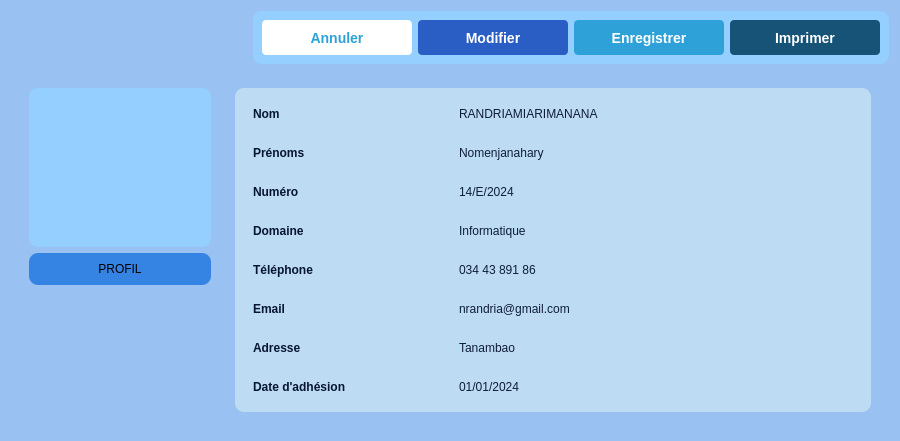
                     <widget class="QFrame" name="aboutMember">
                      <property name="minimumSize">
                       <size>
                        <width>900</width>
                        <height>0</height>
                       </size>
                      </property>
                      <property name="maximumSize">
                       <size>
                        <width>16777215</width>
                        <height>450</height>
                       </size>
                      </property>
                      <property name="styleSheet">
                       <string notr="true">background-color: rgb(153, 193, 241);
border-radius : 9px;</string>
                      </property>
                      <property name="frameShape">
                       <enum>QFrame::StyledPanel</enum>
                      </property>
                      <property name="frameShadow">
                       <enum>QFrame::Raised</enum>
                      </property>
                      <layout class="QVBoxLayout" name="verticalLayout_23">
                       <item alignment="Qt::AlignRight|Qt::AlignTop">
                        <widget class="QFrame" name="menuMember">
                         <property name="minimumSize">
                          <size>
                           <width>0</width>
                           <height>50</height>
                          </size>
                         </property>
                         <property name="styleSheet">
                          <string notr="true">background-color : #94cfff;</string>
                         </property>
                         <property name="frameShape">
                          <enum>QFrame::StyledPanel</enum>
                         </property>
                         <property name="frameShadow">
                          <enum>QFrame::Raised</enum>
                         </property>
                         <layout class="QHBoxLayout" name="horizontalLayout_47">
                          <item>
                           <widget class="QPushButton" name="btnCancelAction">
                            <property name="styleSheet">
                             <string notr="true">#btnCancelAction{
	font-size: 14px;
     transition: ease-in all 0.5s;
     background-color: #fff;
     color: #2ea2d8;
     max-width: 270px;
     width: 150px;
     display: block;
     height: 35px;
     float: right;
     line-height: 48px;
     border-radius: 4px;
	font-weight : bold;
}
#btnCancelAction:hover{
	background-color: #e4f0fa;
}</string>
                            </property>
                            <property name="text">
                             <string>Annuler</string>
                            </property>
                            <property name="icon">
                             <iconset resource="icons.qrc">
                              <normaloff>:/iconsB/x.svg</normaloff>:/iconsB/x.svg</iconset>
                            </property>
                           </widget>
                          </item>
                          <item>
                           <widget class="QPushButton" name="btnModify">
                            <property name="styleSheet">
                             <string notr="true">#btnModify{
	font-size: 14px;
     transition: ease-in all 0.5s;
     background-color: #2b5ec5;
     color: #fff;
     max-width: 270px;
     width: 150px;
     display: block;
     height: 35px;
     float: right;
     line-height: 48px;
     border-radius: 4px;
	font-weight : bold;
}
#btnModify:hover{
	background-color: #0b72a5;
}</string>
                            </property>
                            <property name="text">
                             <string>Modifier</string>
                            </property>
                            <property name="icon">
                             <iconset resource="icons.qrc">
                              <normaloff>:/iconWhite/edit.svg</normaloff>:/iconWhite/edit.svg</iconset>
                            </property>
                            <property name="iconSize">
                             <size>
                              <width>20</width>
                              <height>20</height>
                             </size>
                            </property>
                           </widget>
                          </item>
                          <item>
                           <widget class="QPushButton" name="btnSaveMember">
                            <property name="styleSheet">
                             <string notr="true">#btnSaveMember{
	font-size: 14px;
     transition: ease-in all 0.5s;
     background-color: #2ea2d8;
     color: #fff;
     max-width: 270px;
     width: 150px;
     display: block;
     height: 35px;
     float: right;
     line-height: 48px;
     border-radius: 4px;
	font-weight : bold;
}
#btnSaveMember:hover{
	background-color: #0b72a5;
}</string>
                            </property>
                            <property name="text">
                             <string>Enregistrer</string>
                            </property>
                            <property name="icon">
                             <iconset resource="icons.qrc">
                              <normaloff>:/iconWhite/save.svg</normaloff>:/iconWhite/save.svg</iconset>
                            </property>
                            <property name="iconSize">
                             <size>
                              <width>20</width>
                              <height>20</height>
                             </size>
                            </property>
                           </widget>
                          </item>
                          <item>
                           <widget class="QPushButton" name="btnPrint">
                            <property name="styleSheet">
                             <string notr="true">#btnPrint{
	font-size: 14px;
     transition: ease-in all 0.5s;
     background-color: #165377;
     color: #fff;
     max-width: 270px;
     width: 150px;
     display: block;
     height: 35px;
     float: right;
     line-height: 48px;
     border-radius: 4px;
	font-weight : bold;
}
#btnPrint:hover{
	background-color: #0b72a5;
}</string>
                            </property>
                            <property name="text">
                             <string>Imprimer</string>
                            </property>
                            <property name="icon">
                             <iconset>
                              <normalon>:/iconWhite/printer.svg</normalon>
                             </iconset>
                            </property>
                            <property name="iconSize">
                             <size>
                              <width>20</width>
                              <height>20</height>
                             </size>
                            </property>
                           </widget>
                          </item>
                         </layout>
                        </widget>
                       </item>
                       <item>
                        <widget class="QWidget" name="aboutMemberContainer" native="true">
                         <property name="minimumSize">
                          <size>
                           <width>0</width>
                           <height>360</height>
                          </size>
                         </property>
                         <layout class="QHBoxLayout" name="horizontalLayout_36">
                          <item>
                           <widget class="QFrame" name="profilMember">
                            <property name="maximumSize">
                             <size>
                              <width>200</width>
                              <height>16777215</height>
                             </size>
                            </property>
                            <property name="frameShape">
                             <enum>QFrame::StyledPanel</enum>
                            </property>
                            <property name="frameShadow">
                             <enum>QFrame::Raised</enum>
                            </property>
                            <layout class="QVBoxLayout" name="verticalLayout_26">
                             <item>
                              <widget class="QFrame" name="frame_21">
                               <property name="styleSheet">
                                <string notr="true">background-color: #94cfff;</string>
                               </property>
                               <property name="frameShape">
                                <enum>QFrame::StyledPanel</enum>
                               </property>
                               <property name="frameShadow">
                                <enum>QFrame::Raised</enum>
                               </property>
                               <widget class="QPushButton" name="pushButton_15">
                                <property name="geometry">
                                 <rect>
                                  <x>43</x>
                                  <y>20</y>
                                  <width>91</width>
                                  <height>121</height>
                                 </rect>
                                </property>
                                <property name="styleSheet">
                                 <string notr="true">border-radius : 50%;</string>
                                </property>
                                <property name="text">
                                 <string/>
                                </property>
                                <property name="icon">
                                 <iconset resource="icons.qrc">
                                  <normaloff>:/icons/user.svg</normaloff>:/icons/user.svg</iconset>
                                </property>
                                <property name="iconSize">
                                 <size>
                                  <width>100</width>
                                  <height>100</height>
                                 </size>
                                </property>
                               </widget>
                              </widget>
                             </item>
                             <item alignment="Qt::AlignTop">
                              <widget class="QFrame" name="frame_22">
                               <property name="styleSheet">
                                <string notr="true">background-color: rgb(53, 132, 228);</string>
                               </property>
                               <property name="frameShape">
                                <enum>QFrame::StyledPanel</enum>
                               </property>
                               <property name="frameShadow">
                                <enum>QFrame::Raised</enum>
                               </property>
                               <layout class="QHBoxLayout" name="horizontalLayout_46">
                                <item>
                                 <widget class="QPushButton" name="pushButton_17">
                                  <property name="text">
                                   <string>PROFIL</string>
                                  </property>
                                 </widget>
                                </item>
                               </layout>
                              </widget>
                             </item>
                            </layout>
                           </widget>
                          </item>
                          <item>
                           <widget class="QFrame" name="detailMember">
                            <property name="frameShape">
                             <enum>QFrame::StyledPanel</enum>
                            </property>
                            <property name="frameShadow">
                             <enum>QFrame::Raised</enum>
                            </property>
                            <layout class="QHBoxLayout" name="horizontalLayout_37">
                             <property name="rightMargin">
                              <number>9</number>
                             </property>
                             <item>
                              <widget class="QFrame" name="frame_23">
                               <property name="maximumSize">
                                <size>
                                 <width>16777215</width>
                                 <height>16777215</height>
                                </size>
                               </property>
                               <property name="styleSheet">
                                <string notr="true">background-color: #bddbf3;</string>
                               </property>
                               <property name="frameShape">
                                <enum>QFrame::StyledPanel</enum>
                               </property>
                               <property name="frameShadow">
                                <enum>QFrame::Raised</enum>
                               </property>
                               <layout class="QVBoxLayout" name="verticalLayout_27">
                                <item>
                                 <widget class="QFrame" name="frame_24">
                                  <property name="frameShape">
                                   <enum>QFrame::StyledPanel</enum>
                                  </property>
                                  <property name="frameShadow">
                                   <enum>QFrame::Raised</enum>
                                  </property>
                                  <layout class="QHBoxLayout" name="horizontalLayout_38">
                                   <item>
                                    <widget class="QLabel" name="label_24">
                                     <property name="maximumSize">
                                      <size>
                                       <width>200</width>
                                       <height>16777215</height>
                                      </size>
                                     </property>
                                     <property name="styleSheet">
                                      <string notr="true">color: #071533;
font-weight : bold;</string>
                                     </property>
                                     <property name="text">
                                      <string>Nom</string>
                                     </property>
                                    </widget>
                                   </item>
                                   <item>
                                    <widget class="QLabel" name="labelNom">
                                     <property name="styleSheet">
                                      <string notr="true">color : #0f1d3a;</string>
                                     </property>
                                     <property name="text">
                                      <string>RANDRIAMIARIMANANA</string>
                                     </property>
                                    </widget>
                                   </item>
                                  </layout>
                                 </widget>
                                </item>
                                <item>
                                 <widget class="QFrame" name="frame_25">
                                  <property name="frameShape">
                                   <enum>QFrame::StyledPanel</enum>
                                  </property>
                                  <property name="frameShadow">
                                   <enum>QFrame::Raised</enum>
                                  </property>
                                  <layout class="QHBoxLayout" name="horizontalLayout_39">
                                   <item>
                                    <widget class="QLabel" name="label_25">
                                     <property name="maximumSize">
                                      <size>
                                       <width>200</width>
                                       <height>16777215</height>
                                      </size>
                                     </property>
                                     <property name="styleSheet">
                                      <string notr="true">color: #071533;
font-weight : bold;</string>
                                     </property>
                                     <property name="text">
                                      <string>Prénoms</string>
                                     </property>
                                    </widget>
                                   </item>
                                   <item>
                                    <widget class="QLabel" name="labelPrenom">
                                     <property name="styleSheet">
                                      <string notr="true">color : #0f1d3a;</string>
                                     </property>
                                     <property name="text">
                                      <string>Nomenjanahary</string>
                                     </property>
                                    </widget>
                                   </item>
                                  </layout>
                                 </widget>
                                </item>
                                <item>
                                 <widget class="QFrame" name="frame_26">
                                  <property name="frameShape">
                                   <enum>QFrame::StyledPanel</enum>
                                  </property>
                                  <property name="frameShadow">
                                   <enum>QFrame::Raised</enum>
                                  </property>
                                  <layout class="QHBoxLayout" name="horizontalLayout_40">
                                   <item>
                                    <widget class="QLabel" name="label_26">
                                     <property name="maximumSize">
                                      <size>
                                       <width>200</width>
                                       <height>16777215</height>
                                      </size>
                                     </property>
                                     <property name="styleSheet">
                                      <string notr="true">color: #071533;
font-weight : bold;</string>
                                     </property>
                                     <property name="text">
                                      <string>Numéro</string>
                                     </property>
                                    </widget>
                                   </item>
                                   <item>
                                    <widget class="QLabel" name="labelNum">
                                     <property name="styleSheet">
                                      <string notr="true">color : #0f1d3a;</string>
                                     </property>
                                     <property name="text">
                                      <string>14/E/2024</string>
                                     </property>
                                    </widget>
                                   </item>
                                  </layout>
                                 </widget>
                                </item>
                                <item>
                                 <widget class="QFrame" name="frame_27">
                                  <property name="styleSheet">
                                   <string notr="true"/>
                                  </property>
                                  <property name="frameShape">
                                   <enum>QFrame::StyledPanel</enum>
                                  </property>
                                  <property name="frameShadow">
                                   <enum>QFrame::Raised</enum>
                                  </property>
                                  <layout class="QHBoxLayout" name="horizontalLayout_41">
                                   <item>
                                    <widget class="QLabel" name="label_29">
                                     <property name="maximumSize">
                                      <size>
                                       <width>200</width>
                                       <height>16777215</height>
                                      </size>
                                     </property>
                                     <property name="styleSheet">
                                      <string notr="true">color: #071533;
font-weight : bold;</string>
                                     </property>
                                     <property name="text">
                                      <string>Domaine</string>
                                     </property>
                                    </widget>
                                   </item>
                                   <item>
                                    <widget class="QLabel" name="labelDomaine">
                                     <property name="styleSheet">
                                      <string notr="true">color : #0f1d3a;</string>
                                     </property>
                                     <property name="text">
                                      <string>Informatique</string>
                                     </property>
                                    </widget>
                                   </item>
                                  </layout>
                                 </widget>
                                </item>
                                <item>
                                 <widget class="QFrame" name="frame_28">
                                  <property name="frameShape">
                                   <enum>QFrame::StyledPanel</enum>
                                  </property>
                                  <property name="frameShadow">
                                   <enum>QFrame::Raised</enum>
                                  </property>
                                  <layout class="QHBoxLayout" name="horizontalLayout_42">
                                   <item>
                                    <widget class="QLabel" name="label_27">
                                     <property name="maximumSize">
                                      <size>
                                       <width>200</width>
                                       <height>16777215</height>
                                      </size>
                                     </property>
                                     <property name="styleSheet">
                                      <string notr="true">color: #071533;
font-weight : bold;</string>
                                     </property>
                                     <property name="text">
                                      <string>Téléphone</string>
                                     </property>
                                    </widget>
                                   </item>
                                   <item>
                                    <widget class="QLabel" name="labelTel">
                                     <property name="styleSheet">
                                      <string notr="true">color : #0f1d3a;</string>
                                     </property>
                                     <property name="text">
                                      <string>034 43 891 86</string>
                                     </property>
                                    </widget>
                                   </item>
                                  </layout>
                                 </widget>
                                </item>
                                <item>
                                 <widget class="QFrame" name="frame_29">
                                  <property name="frameShape">
                                   <enum>QFrame::StyledPanel</enum>
                                  </property>
                                  <property name="frameShadow">
                                   <enum>QFrame::Raised</enum>
                                  </property>
                                  <layout class="QHBoxLayout" name="horizontalLayout_43">
                                   <item>
                                    <widget class="QLabel" name="label_39">
                                     <property name="maximumSize">
                                      <size>
                                       <width>200</width>
                                       <height>16777215</height>
                                      </size>
                                     </property>
                                     <property name="styleSheet">
                                      <string notr="true">color: #071533;
font-weight : bold;</string>
                                     </property>
                                     <property name="text">
                                      <string>Email</string>
                                     </property>
                                    </widget>
                                   </item>
                                   <item>
                                    <widget class="QLabel" name="labelEmail">
                                     <property name="styleSheet">
                                      <string notr="true">color : #0f1d3a;</string>
                                     </property>
                                     <property name="text">
                                      <string>nrandria@gmail.com</string>
                                     </property>
                                    </widget>
                                   </item>
                                  </layout>
                                 </widget>
                                </item>
                                <item>
                                 <widget class="QFrame" name="frame_30">
                                  <property name="frameShape">
                                   <enum>QFrame::StyledPanel</enum>
                                  </property>
                                  <property name="frameShadow">
                                   <enum>QFrame::Raised</enum>
                                  </property>
                                  <layout class="QHBoxLayout" name="horizontalLayout_44">
                                   <item>
                                    <widget class="QLabel" name="label_31">
                                     <property name="maximumSize">
                                      <size>
                                       <width>200</width>
                                       <height>16777215</height>
                                      </size>
                                     </property>
                                     <property name="styleSheet">
                                      <string notr="true">color: #071533;
font-weight : bold;</string>
                                     </property>
                                     <property name="text">
                                      <string>Adresse</string>
                                     </property>
                                    </widget>
                                   </item>
                                   <item>
                                    <widget class="QLabel" name="labelAdresse">
                                     <property name="styleSheet">
                                      <string notr="true">color : #0f1d3a;</string>
                                     </property>
                                     <property name="text">
                                      <string>Tanambao</string>
                                     </property>
                                    </widget>
                                   </item>
                                  </layout>
                                 </widget>
                                </item>
                                <item>
                                 <widget class="QFrame" name="frame_31">
                                  <property name="frameShape">
                                   <enum>QFrame::StyledPanel</enum>
                                  </property>
                                  <property name="frameShadow">
                                   <enum>QFrame::Raised</enum>
                                  </property>
                                  <layout class="QHBoxLayout" name="horizontalLayout_45">
                                   <item>
                                    <widget class="QLabel" name="label_30">
                                     <property name="maximumSize">
                                      <size>
                                       <width>200</width>
                                       <height>16777215</height>
                                      </size>
                                     </property>
                                     <property name="styleSheet">
                                      <string notr="true">color: #071533;
font-weight : bold;</string>
                                     </property>
                                     <property name="text">
                                      <string>Date d'adhésion</string>
                                     </property>
                                    </widget>
                                   </item>
                                   <item>
                                    <widget class="QLabel" name="labelDateAdh">
                                     <property name="styleSheet">
                                      <string notr="true">color : #0f1d3a;</string>
                                     </property>
                                     <property name="text">
                                      <string>01/01/2024</string>
                                     </property>
                                    </widget>
                                   </item>
                                  </layout>
                                 </widget>
                                </item>
                               </layout>
                              </widget>
                             </item>
                            </layout>
                           </widget>
                          </item>
                         </layout>
                        </widget>
                       </item>
                      </layout>
                     </widget>
